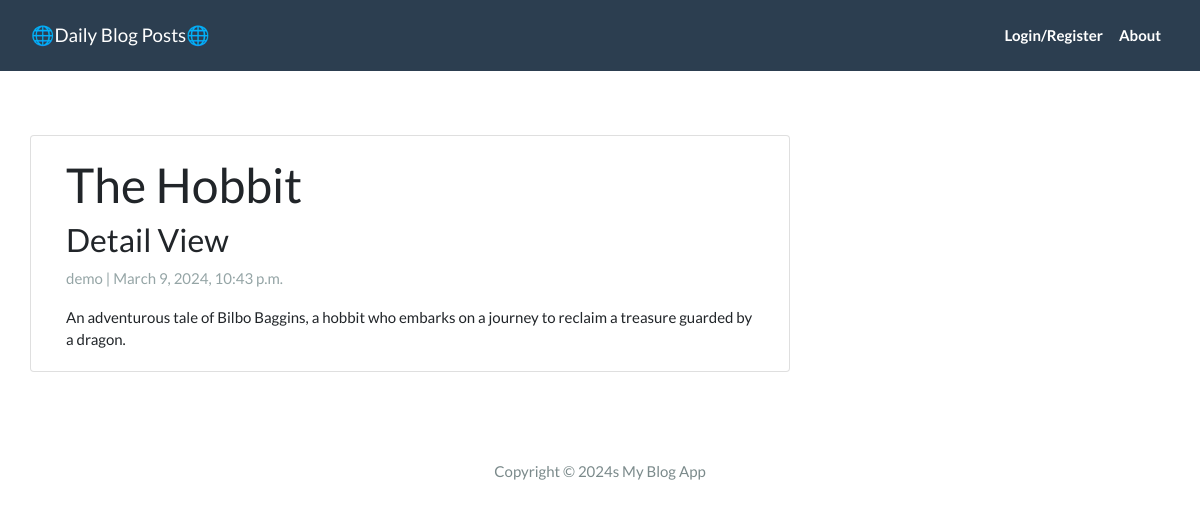
/app/post_detail/blog_5/, run on the app's committed database.
### app/models.py (models this page shows, shortened)
class Post(models.Model):
    title = models.CharField(max_length =256, unique=True)
    slug = models.SlugField(max_length=256, unique=True )
    author = models.ForeignKey(User, on_delete=models.CASCADE, related_name='blog_posts')
    created_on = models.DateTimeField(auto_now_add = True)
    updated_on = models.DateTimeField(auto_now = True)
    content = models.TextField()
    status = models.IntegerField(choices = STATUS, default= 0)
    class Meta():
        ordering = ['-created_on']

### app/views.py (the view)
# urls.py: path('post_detail/<slug:slug>/',views.PostDetail.as_view(), name = 'post_detail'),
class PostDetail(DetailView):
    model = Post
    template_name = 'post_detail.html'

### templates/post_detail.html
{% extends 'base.html' %}
{% block content %}
<div class="container">
  <div class="row">
    <div class="col-md-8 card mb-4  mt-3 left  top">
      <div class="card-body">
        <h1>{% block title %} {{ object.title }} {% endblock title %}</h1>
        <h3>Detail View</h3>
        <p class=" text-muted">{{ post.author }} | {{ post.created_on }}</p>
        <p class="card-text ">{{ object.content | safe }}</p>
      </div>
    </div>
  </div>
</div>
{% endblock content %}

### data on the page
Post: title "The Hobbit", author "demo", created_on "March 9, 2024, 10:43 p.m.", content "An adventurous tale of Bilbo Baggins, a hobbit who embarks on a journey to reclaim a treasure guarded by a dragon."
